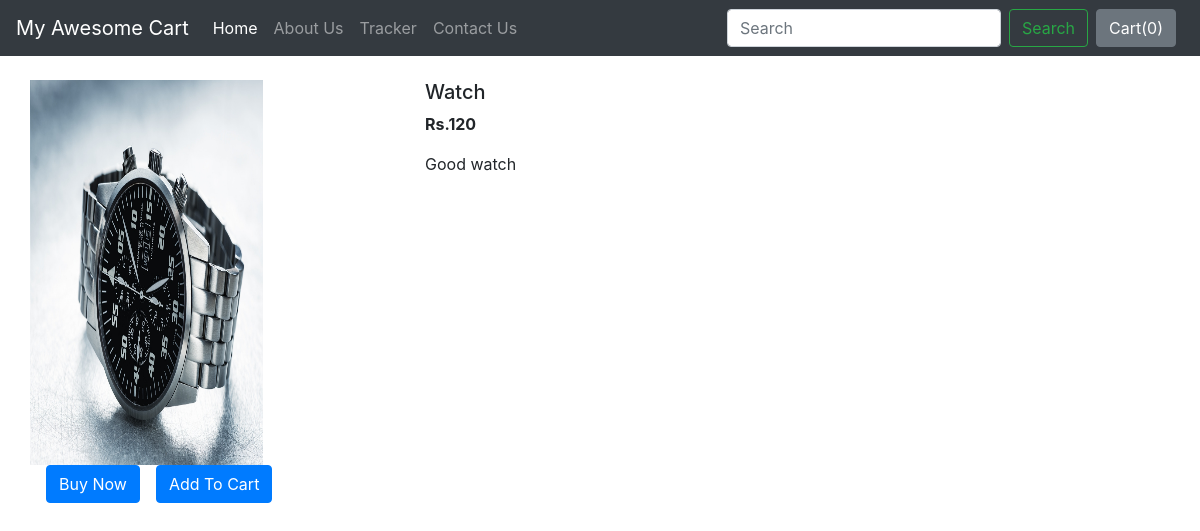
Page /shop/products/5 on the committed database.
### shop/views.py (the view)
# urls.py: path("products/<int:myid>", views.productView,name="ProductView"),
def productView(request, myid):
    product = Product.objects.filter(id=myid)
    return render(request, 'shop/prodView.html', {'product':product[0]})

### shop/templates/shop/prodView.html (shortened to what this page needs)
{% extends 'shop/basic.html' %}
{% block body %}
<div class="container my-4">
    <div class="row">
    <div class="col-md-4">
    <div class="row">
        <img src="/media/{{product.image}}" width="233px" height="385px">
    </div>
        <div class="row">
            <button class="btn btn-primary mx-3">Buy Now</button>
            <button class="btn btn-primary">Add To Cart</button>
        </div>
    </div>
    <div class="col-md-8">
        <h5>{{product.product_name}}</h5>
        <p><b>Rs.{{product.price}} </b></p>
        <p>{{product.desc}}</p>
    </div>
    </div>
</div>
{% endblock %}

### rows in the picture
Product: image (picture), product_name "Watch", price "120", desc "Good watch"
